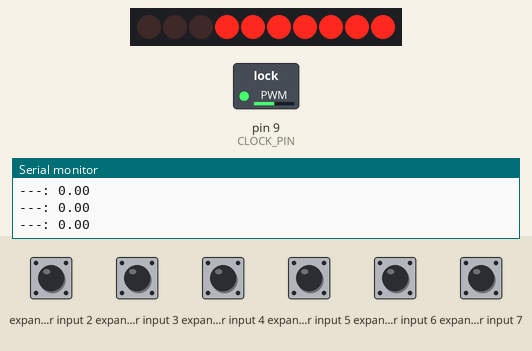
Recording of a sketch running on a simulated Arduino Uno, built with avr-gcc and run on an emulated ATmega328P. Shown: 10 port-expander outputs drawn as a row of LEDs (first output left, lit = HIGH), switched loads named in the sketch (green lamp = pin HIGH), the last lines printed to the serial monitor. Wiring (inferred from the names in the program): MCP23017 port expander at I2C address 0x20. Wiring (inferred from the signals the program sends): row of LEDs: on Q0, Q1, Q8, Q9, Q10, Q11, Q12, Q13, Q14, Q15. The inputs (shaded band) are chosen by the test bench; at power-on: expander input 2–7 HIGH. Pins used as bus, display or sensor lines are not drawn.

Above: at 2.4 s.
2.5 s: expander input 5 pulled LOW for 0.15 s
At 2.51 s:
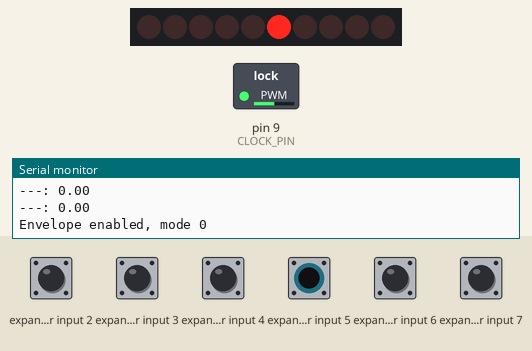
4.1 s: expander input 2 pulled LOW for 0.15 s
At 4.6 s:
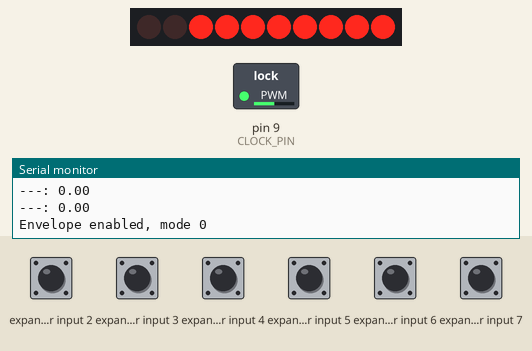
5.7 s: expander input 2 pulled LOW for 1 s
At 7.1 s:
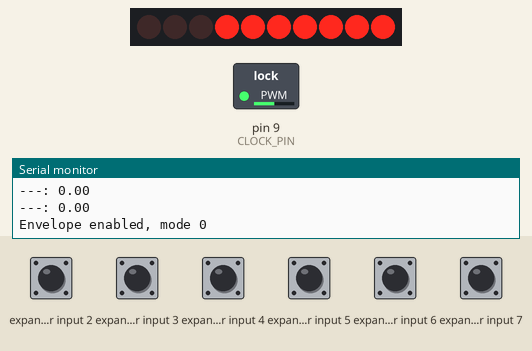
8.2 s: expander input 2 driven LOW and expander input 5 driven LOW
At 9.0 s:
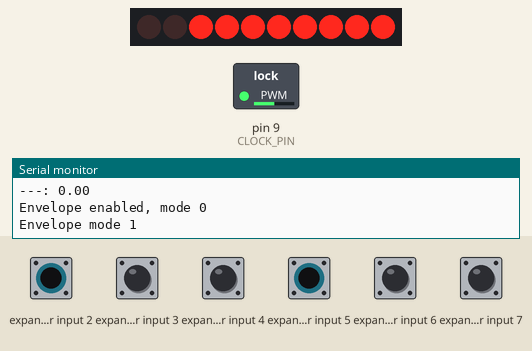
Timing chart, 0 to 10.7 s (numbered marks = the images above; inputs shaded):
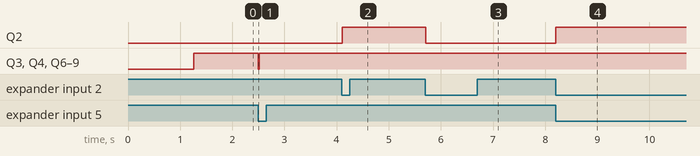

Measured:
- after the input at 2.5 s, Q3, Q4, Q6–9: HIGH → LOW at once, → HIGH 0.01 s later
- after the input at 4.1 s, Q2: LOW → HIGH at once
- after the input at 5.7 s, Q2: HIGH → LOW at once
- after the input at 8.2 s, Q2: LOW → HIGH at once

The sketch:

ay3-protoboard.ino
```cpp
#include "mcp23017.h"
#include "rotaryEncoder.h"
#include "ay3.h"
#include "pattern.h"

#define RESET_PIN (12)
#define CLOCK_PIN (9)

MCP23017 mcp(0);
RotaryEncoder rotaryEncoder1(mcp, BANK_A, 3, 4, 2);
RotaryEncoder rotaryEncoder2(mcp, BANK_A, 6, 7, 5);
AY3 ay3(mcp, BANK_B, BANK_A, 1, 0);


String notation = R"NOTES(
C-4
E-4
G-4
C-4
F-4
A-5
B-4
D-4
G-4
C-4
E-4
G-4
)NOTES";
Pattern pattern(ay3, notation, TONE_A);

void resetChips() {
  pinMode(RESET_PIN, OUTPUT);
  digitalWrite(RESET_PIN, LOW);
  delay(1000);
  digitalWrite(RESET_PIN, HIGH);
  delay(100);
}

void enableClock() {
  // output on pin 9
  TCCR1A = bit(COM1A0);
  // PWM up to 255, divide clock by 8 (1 MHz)
  TCCR1B = bit(WGM12) | bit(CS11);

  // PIN SETUP
  pinMode(CLOCK_PIN, OUTPUT);
}

void handleBpmEncoder(RotaryEncoder& encoder) {
  int8_t rotaryStateChange = encoder.getRotaryStateChange();
  int8_t switchStateChange = encoder.getSwitchStateChange();

  if (rotaryStateChange != 0) {
    pattern.setBpm(pattern.bpm + (rotaryStateChange * 5));
  }

  if (switchStateChange == 1) {
    pattern.togglePlaying();
  }
}

bool envelopeEnabled = false;
uint8_t envelopeMode = 0;
float envelopeFrequency = 1.0;
void handleEnvelopeEncoder(RotaryEncoder& encoder) {
  int8_t rotaryStateChange = encoder.getRotaryStateChange();
  int8_t switchStateChange = encoder.getSwitchStateChange();

  if (rotaryStateChange != 0) {
    envelopeFrequency += rotaryStateChange * 1.0;
    if (envelopeFrequency < 1.0) {
      envelopeFrequency = 1.0;
    }
    ay3.setEnvelopeFrequency(envelopeFrequency);
    Serial.print("Envelope frequency: ");
    Serial.println(envelopeFrequency);
  }

  if (switchStateChange == 1) {
    if (!envelopeEnabled) {
      envelopeEnabled = true;
      ay3.setAmplitudeEnvelope(TONE_A);
      ay3.setEnvelopeShape(envelopeMode);
      Serial.println("Envelope enabled, mode 0");
    } else {
      envelopeMode++;
      if (envelopeMode >= 8) {
        envelopeMode = 0;
        envelopeEnabled = false;
        ay3.setAmplitudeStatic(TONE_A, 0xF);
        Serial.println("Envelope disabled");
      } else {
        ay3.setEnvelopeShape(envelopeMode);
        Serial.print("Envelope mode ");
        Serial.println(envelopeMode);
      }
    }
  }
}

void handleDebugRotaryEncoder(const char* name, RotaryEncoder& encoder) {
  int8_t rotaryStateChange = encoder.getRotaryStateChange();
  int8_t switchStateChange = encoder.getSwitchStateChange();

  if (rotaryStateChange != 0) {
    Serial.print(name);
    Serial.print(" rotated: ");
    Serial.println(rotaryStateChange);
  }

  if (switchStateChange != 0) {
    Serial.print(name);
    Serial.print(" switched: ");
    Serial.println(switchStateChange);
  }
}

void setup() {
  Serial.begin(9600);
  Serial.println("OK");

  resetChips();
  enableClock();

  mcp.start();
  rotaryEncoder1.start();
  rotaryEncoder2.start();
  ay3.start();

  // test AY-3-8910
  //ay3.setChannelEnabled(TONE_A, false, true);
  //ay3.setAmplitudeStatic(TONE_A, 0xF);
  //ay3.setNoteFrequency(TONE_A, 220);

  for (int i = 0; i < 16; i++) {
    Serial.print(pattern.entries[i].note + ": ");
    Serial.println(pattern.entries[i].noteFrequency());
  }

  pattern.play();
}

void loop() {
  handleBpmEncoder(rotaryEncoder1);
  handleEnvelopeEncoder(rotaryEncoder2);

  pattern.update();
}
```

ay3.cpp
```cpp
#include <Arduino.h>
#include "ay3.h"

void AY3::start() {
  // set all pins to output
  mcp.setDirection(outputMcpBank, 0);
  mcp.setPinDirection(modeMcpBank, bdirPin, 0);
  mcp.setPinDirection(modeMcpBank, bc1Pin, 0);

  // disable everything
  writeToRegister(MIXER, 0xFF);
  setAmplitudeStatic(TONE_A, 0);
  setAmplitudeStatic(TONE_B, 0);
  setAmplitudeStatic(TONE_C, 0);
}

void AY3::setNoteFrequency(uint8_t channel, float frequency) {
  float tp_exact = (AY3_CLOCK_FREQ / frequency) / 16;
  uint16_t tp = tp_exact;

  uint8_t fine_tune = tp & 0xFF;
  uint8_t coarse_tune = tp >> 8;
  coarse_tune &= 0x0F;

  channel *= 2;
  writeToRegister(channel, fine_tune);
  writeToRegister((channel + 1), coarse_tune);
}

// amplitude is 4 bits, 0-0xF
void AY3::setAmplitudeStatic(uint8_t channel, uint8_t amplitude) {
  channel += 010;
  amplitude &= 0xF;
  writeToRegister(channel, amplitude);
}

// enables/disables amplitude envelope mode
void AY3::setAmplitudeEnvelope(uint8_t channel) {
  channel += 010;
  writeToRegister(channel, 0x10);
}

// shape is 3 bits, 0-7 -- see manual for descriptions
void AY3::setEnvelopeShape(uint8_t shape) {
  shape = (shape & 0x7) | 0x8;
  writeToRegister(ENVELOPE_SHAPE, shape);
}

// ranges from 0.06Hz to 3906Hz
void AY3::setEnvelopeFrequency(float frequency) {
  float tp_exact = (AY3_CLOCK_FREQ / frequency) / 256;
  uint16_t tp = tp_exact;

  uint8_t fine_tune = tp & 0xFF;
  uint8_t coarse_tune = tp >> 8;

  writeToRegister(ENVELOPE, fine_tune);
  writeToRegister((ENVELOPE + 1), coarse_tune);
}

void AY3::setChannelEnabled(uint8_t channel, bool noiseControl, bool enabled) {
  uint8_t pin = channel + (noiseControl ? 3 : 0);

  // enabled low
  if (enabled) {
    channelEnabledValue &= ~(1 << pin);
  } else {
    channelEnabledValue |= (1 << pin);
  }

  writeToRegister(MIXER, channelEnabledValue);
}

void AY3::silence() {
  setAmplitudeStatic(TONE_A, 0);
  setAmplitudeStatic(TONE_B, 0);
  setAmplitudeStatic(TONE_C, 0);
  writeToRegister(MIXER, 0xFF);
}

void AY3::setModeInactive() {
  uint8_t value = (0 << bdirPin) | (0 << bc1Pin);
  mcp.writeOutputBank(modeMcpBank, value);
}

void AY3::setModeWrite() {
  uint8_t value = (1 << bdirPin) | (0 << bc1Pin);
  mcp.writeOutputBank(modeMcpBank, value);
}

void AY3::setModeLatch() {
  uint8_t value = (1 << bdirPin) | (1 << bc1Pin);
  mcp.writeOutputBank(modeMcpBank, value);
}

void AY3::writeToRegister(uint8_t reg, uint8_t value) {
  mcp.writeOutputBank(outputMcpBank, reg);
  setModeLatch();
  setModeInactive();
  delayMicroseconds(1);

  mcp.writeOutputBank(outputMcpBank, value);
  setModeWrite();
  setModeInactive();
  delayMicroseconds(1);
}
```

ay3.h
```cpp
#ifndef AY3_H_
#define AY3_H_

#include "mcp23017.h"

#define AY3_CLOCK_FREQ (1000000.0f)

#define TONE_A (0)
#define TONE_B (1)
#define TONE_C (2)
#define NOISE (3)

#define MIXER (7)

#define ENVELOPE (013)
#define ENVELOPE_SHAPE (015)

class AY3 {
  public:
    AY3(
        MCP23017& mcp,
        uint8_t outputMcpBank,
        uint8_t modeMcpBank,
        uint8_t bdirPin,
        uint8_t bc1Pin
       ) : mcp(mcp), outputMcpBank(outputMcpBank), modeMcpBank(modeMcpBank), bdirPin(bdirPin), bc1Pin(bc1Pin) {}

    void start();

    void setNoteFrequency(uint8_t channel, float frequency);

    void setAmplitudeStatic(uint8_t channel, uint8_t amplitude);
    void setAmplitudeEnvelope(uint8_t channel);

    void setChannelEnabled(uint8_t channel, bool noiseControl, bool enabled);

    void setEnvelopeShape(uint8_t shape);
    void setEnvelopeFrequency(float frequency);

    void silence();

  private:
    MCP23017& mcp;
    const uint8_t outputMcpBank;
    const uint8_t modeMcpBank;
    const uint8_t bdirPin;
    const uint8_t bc1Pin;

    uint8_t channelEnabledValue = 0xFF;

    void setModeInactive();
    void setModeWrite();
    void setModeLatch();

    void writeToRegister(uint8_t reg, uint8_t value);
};

#endif
```

mcp23017.cpp
```cpp
#include "mcp23017.h"

void MCP23017::start() {
  Wire.begin();
  Wire.setClock(400000);
  Wire.setWireTimeout(3000, true);
}

// lowest bit is pin zero, 0 is output and 1 is input
void MCP23017::setDirection(uint8_t bank, uint8_t direction) {
  writeToRegister(bank, direction);
}

void MCP23017::setPinDirection(uint8_t bank, uint8_t pin, uint8_t direction) {
  uint8_t address = bank;
  uint8_t directionValue = readRegister(address);

  if (direction) {
    directionValue |= (1 << pin);
  } else {
    directionValue &= ~(1 << pin);
  }

  writeToRegister(address, directionValue);
}

// lowest bit is pin zero, 1 means pullup enabled
void MCP23017::setPullupEnabled(uint8_t bank, uint8_t enabled) {
  writeToRegister((0xC | bank), enabled);
}

void MCP23017::setPinPullupEnabled(uint8_t bank, uint8_t pin, uint8_t enabled) {
  uint8_t address = 0xC | bank;
  uint8_t enabledValue = readRegister(address);

  if (enabled) {
    enabledValue |= (1 << pin);
  } else {
    enabledValue &= ~(1 << pin);
  }

  writeToRegister(address, enabledValue);
}

void MCP23017::writeOutputBank(uint8_t bank, uint8_t value) {
  writeToRegister((0x12 | bank), value);
}

void MCP23017::writeOutputPin(uint8_t bank, uint8_t pin, uint8_t value) {
  uint8_t bankValue = readInputBank(bank);
  if (value) {
    bankValue |= (1 << pin);
  } else {
    bankValue &= ~(1 << pin);
  }
  writeOutputBank(bank, bankValue);
}

uint8_t MCP23017::readInputBank(uint8_t bank) {
  return readRegister(0x12 | bank);
}

uint8_t MCP23017::readInputPin(uint8_t bank, uint8_t pin) {
  return (readInputBank(bank) >> pin) & 1;
}

void MCP23017::writeToRegister(uint8_t address, uint8_t value) {
  Wire.beginTransmission(i2cAddress);
  Wire.write(address);
  Wire.write(value);
  Wire.endTransmission(true);
}

uint8_t MCP23017::readRegister(uint8_t address) {
  Wire.beginTransmission(i2cAddress);
  Wire.write(address);
  Wire.endTransmission(false);

  Wire.requestFrom(i2cAddress, (uint8_t)1, (uint8_t)true);
  return Wire.read();
}
```

mcp23017.h
```cpp
#ifndef MCP23017_H_
#define MCP23017_H_

#include <Wire.h>

#define BANK_A (0)
#define BANK_B (1)

class MCP23017 {
  public:
    MCP23017(uint8_t _i2cAddress) : i2cAddress(_i2cAddress | 0x20) {}

    void start();

    void setDirection(uint8_t bank, uint8_t direction);
    void setPinDirection(uint8_t bank, uint8_t pin, uint8_t direction);
    void setPullupEnabled(uint8_t bank, uint8_t enabled);
    void setPinPullupEnabled(uint8_t bank, uint8_t pin, uint8_t enabled);

    void writeOutputBank(uint8_t bank, uint8_t value);
    void writeOutputPin(uint8_t bank, uint8_t pin, uint8_t value);

    uint8_t readInputBank(uint8_t bank);
    uint8_t readInputPin(uint8_t bank, uint8_t pin);

  private:
    const uint8_t i2cAddress;

    void writeToRegister(uint8_t address, uint8_t value);
    uint8_t readRegister(uint8_t address);
};

#endif
```

pattern.cpp
```cpp
#include "pattern.h"

Pattern::Pattern(AY3 ay3, String notation, uint8_t channel) : ay3(ay3), notation(notation), channel(channel) {
  this->notation.trim();
  entries = parseNotation(notation);
}

void Pattern::play() {
  isPlaying = true;
  ay3.setAmplitudeStatic(channel, 0xF);
  startEntry(entries[entryPosition]);
}

void Pattern::pause() {
  isPlaying = false;
  ay3.silence();
}

void Pattern::togglePlaying() {
  if (isPlaying) {
    pause();
  } else {
    play();
  }
}

void Pattern::update() {
  if (!isPlaying) return;

  uint32_t noteLengthMicros = (60.0f / bpm) * 1000000.0f;
  if (micros() - entryStartTime > noteLengthMicros) {
    entryPosition++;
    if (entryPosition >= 16) {
      entryPosition = 0;
    }

    startEntry(entries[entryPosition]);
  }
}

void Pattern::setBpm(float bpm) {
  if (bpm <= 0.0f) return;
  this->bpm = bpm;
}

PatternEntry* Pattern::parseNotation(String notation) {
  static PatternEntry entries[16];

  String lines[16];
  int startIndex = 0;
  int endIndex;
  int linesIndex = 0;

  if (notation.charAt(0) == '\n') {
    startIndex = 1;
  }

  while (startIndex < notation.length()) {
    endIndex = notation.indexOf("\n", startIndex);
    if (endIndex == -1) {
      endIndex = notation.length();
    }
    lines[linesIndex] = notation.substring(startIndex, endIndex);
    linesIndex++;
    startIndex = endIndex + 1;
  }

  for (int i = 0; i < 16; i++) {
    String line = lines[i];

    if (line.length() == 0) {
      entries[i] = PatternEntry();
      continue;
    }

    String note = line.substring(0, 3);
    entries[i] = PatternEntry(note);
  }

  return entries;
}

void Pattern::startEntry(PatternEntry entry) {
  entryStartTime = micros();

  ay3.setNoteFrequency(channel, entry.noteFrequency());
  //ay3.setAmplitudeStatic(channel, 0xF);
  ay3.setChannelEnabled(channel, false, true);
  ay3.setChannelEnabled(channel, true, false);
}
```

pattern.h
```cpp
#ifndef PATTERN_H_
#define PATTERN_H_

#include <Arduino.h>
#include "patternEntry.h"
#include "ay3.h"

class Pattern {
  public:
    Pattern(AY3 ay3, String notation, uint8_t channel);
    PatternEntry* entries;

    const String notation;
    float bpm = 240.0f;

    void play();
    void pause();
    void togglePlaying();
    void update();

    void setBpm(float bpm);

  private:
    const AY3 ay3;
    const uint8_t channel;

    bool isPlaying = false;
    uint8_t entryPosition = 0;
    uint32_t entryStartTime = 0;

    PatternEntry* parseNotation(String notation);
    void startEntry(PatternEntry entry);
};

#endif
```

patternEntry.cpp
```cpp
#include "patternEntry.h"

// note frequencies for A4 to G#4
const float NOTE_FREQ[12] = {
  220.0,
  233.1,
  246.9,
  261.6,
  277.2,
  293.7,
  311.1,
  329.6,
  349.2,
  370,
  392,
  415.3
};

// note names for A to G#
const String NOTE_NAMES[12] = {
  "A-",
  "A#",
  "B-",
  "C-",
  "C#",
  "D-",
  "D#",
  "E-",
  "F-",
  "F#",
  "G-",
  "G#"
};

float PatternEntry::noteFrequency() {
  if (note == "---") return 0;

  int octave = note.charAt(2) - '0';
  int relativeOctave = octave - 4;
  int noteIndex = -1;

  for (int i = 0; i < 12; i++) {
    if (note.substring(0, 2) == NOTE_NAMES[i]) {
      noteIndex = i;
      break;
    }
  }
  if (noteIndex == -1) return 0;

  return NOTE_FREQ[noteIndex] * pow(2, relativeOctave);
}
```

patternEntry.h
```cpp
#ifndef PATTERN_ENTRY_H_
#define PATTERN_ENTRY_H_

#include <Arduino.h>

class PatternEntry {
  public:
    PatternEntry(String note) : note(note) {};
    PatternEntry() : note("---") {};

    String note;

    float noteFrequency();
};

#endif
```

rotaryEncoder.cpp
```cpp
#include "rotaryEncoder.h"
#include <Arduino.h>

void RotaryEncoder::start() {
  mcp.setPinDirection(mcpBank, aPin, 1);
  mcp.setPinDirection(mcpBank, bPin, 1);
  mcp.setPinDirection(mcpBank, switchPin, 1);

  mcp.setPinPullupEnabled(mcpBank, aPin, 1);
  mcp.setPinPullupEnabled(mcpBank, bPin, 1);
  mcp.setPinPullupEnabled(mcpBank, switchPin, 1);
}

// returns 1 when a clockwise click is complete, -1 for ccw, 0 otherwise
uint8_t RotaryEncoder::getRotaryStateChange() {
  uint8_t newOutA = mcp.readInputPin(mcpBank, aPin);
  uint8_t newOutB = mcp.readInputPin(mcpBank, bPin);

  if (outA == newOutA && outB == newOutB) {
    return 0;
  }

  // start direction
  if (direction == "none") {
    if (newOutB == 0) {
      direction = "clockwise";
    } else if (newOutA == 0) {
      direction = "counterclockwise";
    }
  }

  uint8_t result = 0;

  // transition complete
  if (newOutA == 1 && newOutB == 1) {
    if (direction == "clockwise" && outA == 0) {
      result = 1;
    } else if (direction == "counterclockwise" && outB == 0) {
      result = -1;
    }
    direction = "none";
  }

  outA = newOutA;
  outB = newOutB;
  return result;
}

// returns 1 on press, -1 on release, 0 if state doesn't change
uint8_t RotaryEncoder::getSwitchStateChange() {
  uint8_t newswitchValue = mcp.readInputPin(mcpBank, switchPin);

  uint8_t result = 0;
  if (switchValue != newswitchValue) {
    if ((millis() - switchThrottleTimer) < ROTARY_ENCODER_SWITCH_THROTTLE_MS) {
      switchThrottleTimer = millis();
      switchValue = newswitchValue;
      return 0;
    }
    if (newswitchValue == 0) {
      result = 1;
      switchThrottleTimer = millis();
    } else {
      result = -1;
      switchThrottleTimer = millis();
    }
  }

  switchValue = newswitchValue;
  return result;
}
```

rotaryEncoder.h
```cpp
#ifndef ROTARY_ENCODER_H_
#define ROTARY_ENCODER_H_

#include "mcp23017.h"

#define ROTARY_ENCODER_SWITCH_THROTTLE_MS (100)

class RotaryEncoder {
  public:
    RotaryEncoder(
        MCP23017& mcp,
        uint8_t mcpBank,
        uint8_t aPin,
        uint8_t bPin,
        uint8_t switchPin
        ) : mcp(mcp), mcpBank(mcpBank), aPin(aPin), bPin(bPin), switchPin(switchPin) {}

    void start();
    uint8_t getRotaryStateChange();
    uint8_t getSwitchStateChange();

  private:
    MCP23017& mcp;
    const uint8_t mcpBank;
    const uint8_t aPin;
    const uint8_t bPin;
    const uint8_t switchPin;

    uint8_t outA = 1;
    uint8_t outB = 1;
    String direction = "none";

    uint8_t switchValue = 1;
    uint32_t switchThrottleTimer = 0;
};

#endif
```
